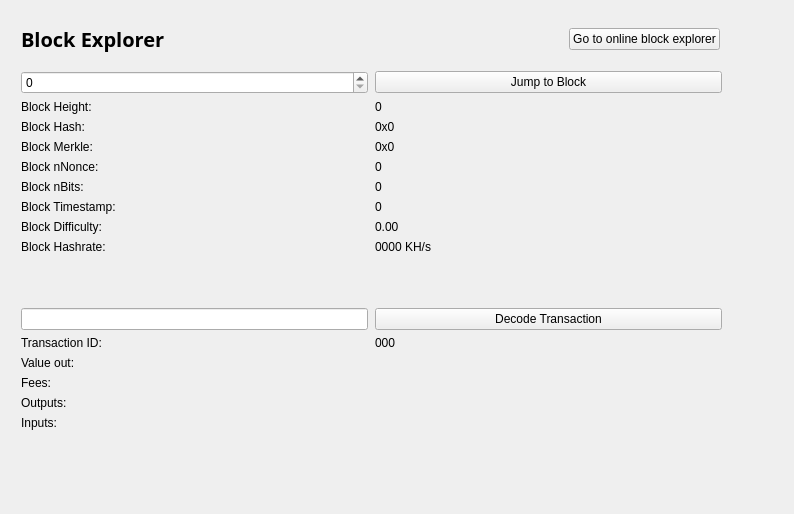
<?xml version="1.0" encoding="UTF-8"?>
<ui version="4.0">
 <class>BlockBrowser</class>
 <widget class="QWidget" name="BlockBrowser">
  <property name="windowModality">
   <enum>Qt::NonModal</enum>
  </property>
  <property name="enabled">
   <bool>true</bool>
  </property>
  <property name="geometry">
   <rect>
    <x>0</x>
    <y>0</y>
    <width>794</width>
    <height>514</height>
   </rect>
  </property>
  <property name="sizePolicy">
   <sizepolicy hsizetype="Preferred" vsizetype="Preferred">
    <horstretch>0</horstretch>
    <verstretch>0</verstretch>
   </sizepolicy>
  </property>
  <property name="minimumSize">
   <size>
    <width>0</width>
    <height>0</height>
   </size>
  </property>
  <property name="acceptDrops">
   <bool>false</bool>
  </property>
  <property name="windowTitle">
   <string>Form</string>
  </property>
  <layout class="QGridLayout">
   <property name="sizeConstraint">
    <enum>QLayout::SetMaximumSize</enum>
   </property>
   <property name="leftMargin">
    <number>21</number>
   </property>
   <property name="topMargin">
    <number>21</number>
   </property>
   <property name="rightMargin">
    <number>10</number>
   </property>
   <item row="1" column="0">
    <widget class="QWidget" name="widget" native="true">
     <widget class="QWidget" name="layoutWidget">
      <property name="geometry">
       <rect>
        <x>0</x>
        <y>0</y>
        <width>699</width>
        <height>36</height>
       </rect>
      </property>
      <layout class="QHBoxLayout" name="horizontalLayout_4">
       <property name="spacing">
        <number>7</number>
       </property>
       <item>
        <widget class="QLabel" name="label_5">
         <property name="font">
          <font>
           <family>Open Sans,sans-serif</family>
          </font>
         </property>
         <property name="text">
          <string>&lt;html&gt;&lt;head/&gt;&lt;body&gt;&lt;p&gt;&lt;span style=&quot; font-size:20px; font-weight:600; color:#000000;&quot;&gt;Block Explorer &lt;/span&gt;&lt;/p&gt;&lt;/body&gt;&lt;/html&gt;</string>
         </property>
        </widget>
       </item>
       <item>
        <spacer name="horizontalSpacer_2">
         <property name="orientation">
          <enum>Qt::Horizontal</enum>
         </property>
         <property name="sizeType">
          <enum>QSizePolicy::Expanding</enum>
         </property>
         <property name="sizeHint" stdset="0">
          <size>
           <width>40</width>
           <height>20</height>
          </size>
         </property>
        </spacer>
       </item>
       <item>
        <widget class="QPushButton" name="pushButton">
         <property name="text">
          <string>Go to online block explorer</string>
         </property>
         <property name="autoDefault">
          <bool>false</bool>
         </property>
        </widget>
       </item>
      </layout>
     </widget>
     <widget class="QWidget" name="layoutWidget_2">
      <property name="geometry">
       <rect>
        <x>0</x>
        <y>50</y>
        <width>701</width>
        <height>406</height>
       </rect>
      </property>
      <layout class="QGridLayout" name="gridLayout_3" rowstretch="0,0,0,0,0,0,0,0,0,0,0,0,0,0,0,0,0,0,0" columnstretch="0,0">
       <property name="sizeConstraint">
        <enum>QLayout::SetDefaultConstraint</enum>
       </property>
       <property name="horizontalSpacing">
        <number>7</number>
       </property>
       <item row="18" column="0">
        <spacer name="verticalSpacer">
         <property name="orientation">
          <enum>Qt::Vertical</enum>
         </property>
         <property name="sizeHint" stdset="0">
          <size>
           <width>20</width>
           <height>40</height>
          </size>
         </property>
        </spacer>
       </item>
       <item row="12" column="1">
        <widget class="QPushButton" name="txButton">
         <property name="text">
          <string>Decode Transaction</string>
         </property>
        </widget>
       </item>
       <item row="17" column="0">
        <widget class="QLabel" name="inputLabel">
         <property name="text">
          <string>Inputs:</string>
         </property>
         <property name="alignment">
          <set>Qt::AlignLeading|Qt::AlignLeft|Qt::AlignTop</set>
         </property>
        </widget>
       </item>
       <item row="10" column="1">
        <widget class="QLabel" name="pawBox">
         <property name="text">
          <string>0000 KH/s</string>
         </property>
        </widget>
       </item>
       <item row="14" column="0">
        <widget class="QLabel" name="valueLabel">
         <property name="text">
          <string>Value out:</string>
         </property>
        </widget>
       </item>
       <item row="13" column="0">
        <widget class="QLabel" name="txLabel">
         <property name="text">
          <string>Transaction ID:</string>
         </property>
        </widget>
       </item>
       <item row="9" column="1">
        <widget class="QLabel" name="hardBox">
         <property name="text">
          <string>0.00</string>
         </property>
        </widget>
       </item>
       <item row="13" column="1">
        <widget class="QLabel" name="txID">
         <property name="text">
          <string>000</string>
         </property>
        </widget>
       </item>
       <item row="17" column="1">
        <widget class="QLabel" name="inputBox">
         <property name="text">
          <string/>
         </property>
         <property name="alignment">
          <set>Qt::AlignLeading|Qt::AlignLeft|Qt::AlignTop</set>
         </property>
        </widget>
       </item>
       <item row="14" column="1">
        <widget class="QLabel" name="valueBox">
         <property name="text">
          <string/>
         </property>
        </widget>
       </item>
       <item row="9" column="0">
        <widget class="QLabel" name="hardLabel">
         <property name="text">
          <string>Block Difficulty:</string>
         </property>
        </widget>
       </item>
       <item row="1" column="0">
        <widget class="QSpinBox" name="heightBox">
         <property name="sizePolicy">
          <sizepolicy hsizetype="Preferred" vsizetype="Fixed">
           <horstretch>0</horstretch>
           <verstretch>0</verstretch>
          </sizepolicy>
         </property>
         <property name="maximum">
          <number>99999999</number>
         </property>
        </widget>
       </item>
       <item row="3" column="0">
        <widget class="QLabel" name="heightLabel_2">
         <property name="text">
          <string>Block Height:</string>
         </property>
        </widget>
       </item>
       <item row="8" column="1">
        <widget class="QLabel" name="timeBox">
         <property name="text">
          <string>0</string>
         </property>
        </widget>
       </item>
       <item row="1" column="1">
        <widget class="QPushButton" name="blockButton">
         <property name="text">
          <string>Jump to Block</string>
         </property>
        </widget>
       </item>
       <item row="5" column="0">
        <widget class="QLabel" name="merkleLabel">
         <property name="text">
          <string>Block Merkle:</string>
         </property>
        </widget>
       </item>
       <item row="4" column="0">
        <widget class="QLabel" name="hashLabel">
         <property name="text">
          <string>Block Hash:</string>
         </property>
        </widget>
       </item>
       <item row="15" column="1">
        <widget class="QLabel" name="feesBox">
         <property name="text">
          <string/>
         </property>
        </widget>
       </item>
       <item row="10" column="0">
        <widget class="QLabel" name="pawLabel">
         <property name="text">
          <string>Block Hashrate:</string>
         </property>
        </widget>
       </item>
       <item row="3" column="1">
        <widget class="QLabel" name="heightLabel">
         <property name="text">
          <string>0</string>
         </property>
        </widget>
       </item>
       <item row="15" column="0">
        <widget class="QLabel" name="feesLabel">
         <property name="text">
          <string>Fees:</string>
         </property>
        </widget>
       </item>
       <item row="7" column="0">
        <widget class="QLabel" name="bitsLabel">
         <property name="text">
          <string>Block nBits:</string>
         </property>
        </widget>
       </item>
       <item row="7" column="1">
        <widget class="QLabel" name="bitsBox">
         <property name="text">
          <string>0</string>
         </property>
        </widget>
       </item>
       <item row="5" column="1">
        <widget class="QLabel" name="merkleBox">
         <property name="minimumSize">
          <size>
           <width>187</width>
           <height>0</height>
          </size>
         </property>
         <property name="text">
          <string>0x0</string>
         </property>
        </widget>
       </item>
       <item row="16" column="0">
        <widget class="QLabel" name="outputLabel">
         <property name="text">
          <string>Outputs:</string>
         </property>
         <property name="alignment">
          <set>Qt::AlignLeading|Qt::AlignLeft|Qt::AlignTop</set>
         </property>
        </widget>
       </item>
       <item row="16" column="1">
        <widget class="QLabel" name="outputBox">
         <property name="text">
          <string/>
         </property>
         <property name="alignment">
          <set>Qt::AlignLeading|Qt::AlignLeft|Qt::AlignTop</set>
         </property>
        </widget>
       </item>
       <item row="6" column="0">
        <widget class="QLabel" name="nonceLabel">
         <property name="text">
          <string>Block nNonce:</string>
         </property>
        </widget>
       </item>
       <item row="6" column="1">
        <widget class="QLabel" name="nonceBox">
         <property name="text">
          <string>0</string>
         </property>
        </widget>
       </item>
       <item row="8" column="0">
        <widget class="QLabel" name="timeLabel">
         <property name="text">
          <string>Block Timestamp:</string>
         </property>
        </widget>
       </item>
       <item row="4" column="1">
        <widget class="QLabel" name="hashBox">
         <property name="enabled">
          <bool>true</bool>
         </property>
         <property name="sizePolicy">
          <sizepolicy hsizetype="Preferred" vsizetype="Preferred">
           <horstretch>0</horstretch>
           <verstretch>0</verstretch>
          </sizepolicy>
         </property>
         <property name="minimumSize">
          <size>
           <width>0</width>
           <height>0</height>
          </size>
         </property>
         <property name="text">
          <string>0x0</string>
         </property>
        </widget>
       </item>
       <item row="12" column="0">
        <widget class="QLineEdit" name="txBox">
         <property name="sizePolicy">
          <sizepolicy hsizetype="Preferred" vsizetype="Fixed">
           <horstretch>0</horstretch>
           <verstretch>0</verstretch>
          </sizepolicy>
         </property>
         <property name="inputMask">
          <string comment="Transaction id" extracomment="Transaction id"/>
         </property>
         <property name="placeholderText">
          <string comment="Transaction ID" extracomment="Transaction ID"/>
         </property>
        </widget>
       </item>
       <item row="11" column="0">
        <spacer name="verticalSpacer_2">
         <property name="orientation">
          <enum>Qt::Vertical</enum>
         </property>
         <property name="sizeHint" stdset="0">
          <size>
           <width>20</width>
           <height>40</height>
          </size>
         </property>
        </spacer>
       </item>
      </layout>
     </widget>
    </widget>
   </item>
  </layout>
 </widget>
 <resources/>
 <connections/>
</ui>
